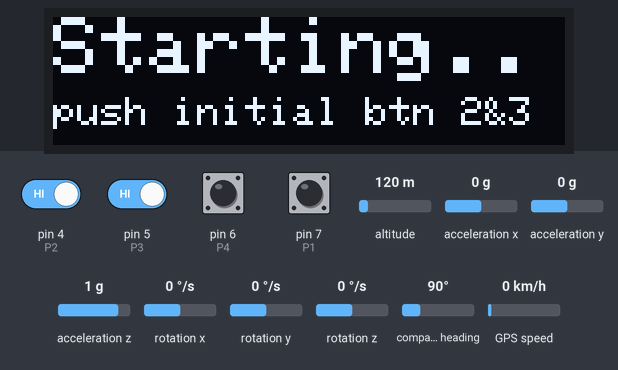
The sketch below on a simulated Arduino Uno, built with avr-gcc and run on an emulated ATmega328P. Shown: 128×32 one-colour display. The inputs (shaded band) are chosen by the test bench; at power-on: pin 4 (P2), pin 5 (P3), pin 6 (P4), pin 7 (P1) HIGH, altitude 120 m, acceleration x 0 g, acceleration y 0 g, acceleration z 1 g, rotation x 0 °/s, rotation y 0 °/s, rotation z 0 °/s, compass heading 90°, GPS speed 0 km/h. The GPS gets a fix after 3 s at 37.7749, -122.4194 with 8 satellites; no radio packets arrive unless stated; what the sketch prints to the serial monitor is not drawn.

Above: at 2.7 s.
2.8 s: pin 4 (P2) driven LOW and pin 5 (P3) driven LOW
At 5.6 s:
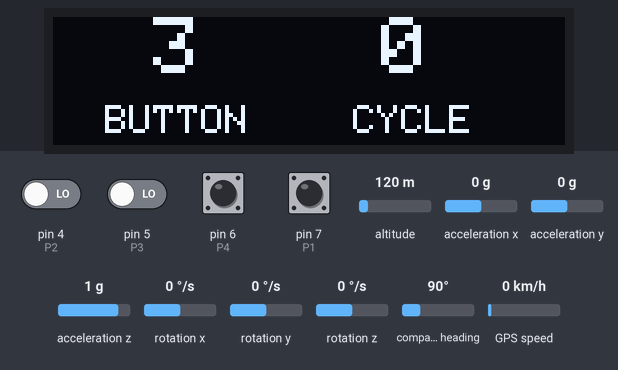
5.8 s: pin 5 (P3) driven HIGH
At 6.8 s:
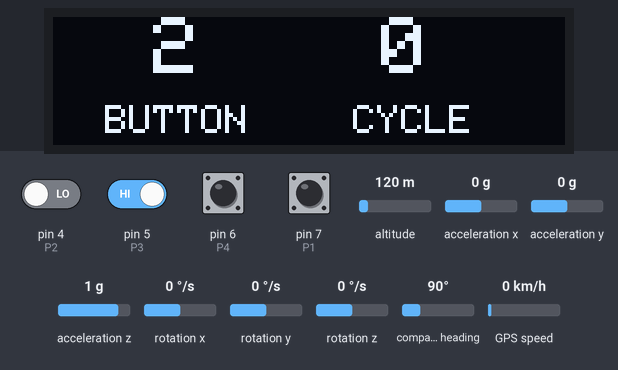
7.5 s: pin 6 (P4) pulled LOW for 1 s
At 8.4 s:
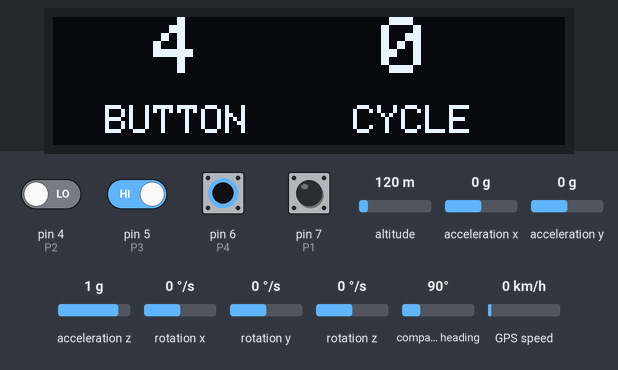
10.5 s: pin 7 (P1) pulled LOW for 0.15 s
At 12.0 s:
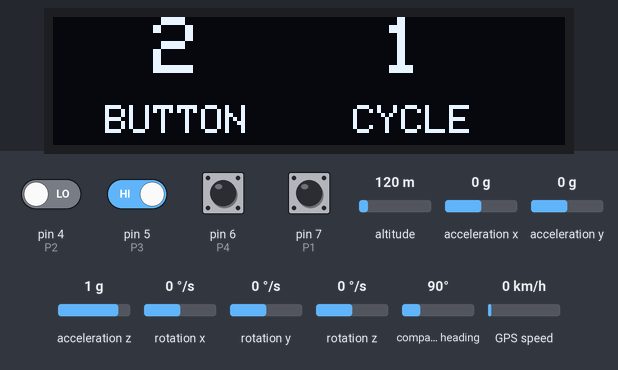
12.3 s: pin 5 (P3) driven LOW
At 13.7 s:
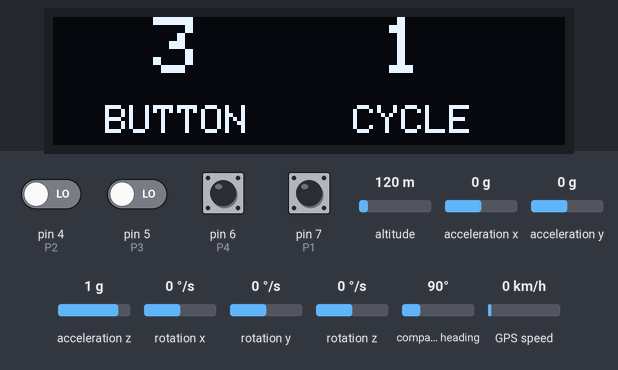
Timing chart, 0 to 15.1 s (numbered marks = the images above; inputs shaded):
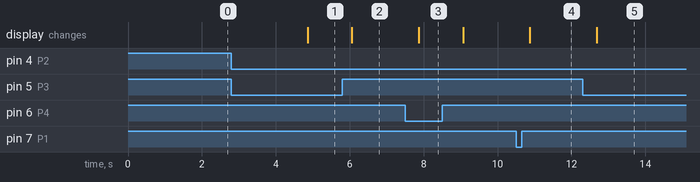

The sketch:

transmitter_.ino
```cpp
#include <SPI.h>              // include libraries
#include <LoRa.h>
#include <Wire.h>
#include <Adafruit_GFX.h>
#include <Adafruit_SSD1306.h>
#define SCREEN_WIDTH 128 // OLED display width, in pixels
#define SCREEN_HEIGHT 32 // OLED display height, in pixels
#define OLED_RESET     -1 // Reset pin # (or -1 if sharing Arduino reset pin)
#define SCREEN_ADDRESS 0x3C ///< See datasheet for Address; 0x3D for 128x64, 0x3C for 128x32
Adafruit_SSD1306 display(SCREEN_WIDTH, SCREEN_HEIGHT, &Wire, OLED_RESET);

const long frequency = 920E6;  // LoRa Frequency

const int csPin = 10;          // LoRa radio chip select
const int resetPin = 9;        // LoRa radio reset
const int irqPin = 2;          // change for your board; must be a hardware interrupt pin

// mems
#include <MPU9250_asukiaaa.h>
MPU9250_asukiaaa mySensor;

//mems

//gps

#include <TinyGPS++.h>
#include <SoftwareSerial.h>

//-------gps<
bool starting = false;
bool gps_mode = false;
int RXPin = 0;
int TXPin = 1;
int GPSBaud = 9600;

String la="";
String lo="";
String sped="";

TinyGPSPlus gps;
SoftwareSerial gpsSerial(RXPin, TXPin);

int id_user = 1;
int id_car= 1;
int btn_empty=0;
int btn_filled= 0;
int btn_loading= 0;
int btn_trash= 0;
double latitude;
double longitude;
int xgyro;
int ygyro;
int speeds= 40;
int temp= 0;
int cycle= 0;

int P1=7;//2
int P2=4;//1
int P3=5;//4
int P4=6;//3
int lock = 0;
int val_button = 0;
//////////////
void setup() {
//  Serial.begin(9600);
 pinMode(P1,INPUT_PULLUP);
  pinMode(P2,INPUT_PULLUP);
  pinMode(P3,INPUT_PULLUP);
  pinMode(P4,INPUT_PULLUP);

  // initialize serial
   Serial.begin(115200);
    gpsSerial.begin(GPSBaud); //gps
  while (!Serial);
  mySensor.beginGyro();
  LoRa.setPins(csPin, resetPin, irqPin);

  if (!LoRa.begin(frequency)) {
    Serial.println("LoRa init failed. Check your connections.");
    while (true);                       // if failed, do nothing
  }
 if(!display.begin(SSD1306_SWITCHCAPVCC, SCREEN_ADDRESS)) {
    Serial.println(F("SSD1306 allocation failed"));
    for(;;); // Don't proceed, loop forever
    }
     LoRa.setSpreadingFactor(12);           // ranges from 6-12,default 7 see API docs
   LoRa.setTxPower(20); //aktif
   LoRa.setSignalBandwidth(200E3); // 200E3 diganti menjadi 125E3
   LoRa.setCodingRate4(5); //dari 5 diganti menjadi 4
  Serial.println("LoRa init succeeded.");
  Serial.println();
  Serial.println("LoRa SIAP");
  Serial.println();

  LoRa.onReceive(onReceive);
  LoRa.onTxDone(onTxDone);
  LoRa_rxMode();

}
void loop() {

  int buttonA = digitalRead(P1);
  int buttonB = digitalRead(P2);
  int buttonC = digitalRead(P3);
  int buttonD = digitalRead(P4);
  if (buttonB == LOW && buttonC == LOW && starting  == false)
  {
      starting  = true;
      delay(2000);
  }


  if(starting  == true){

     main_loop();
  }
 else{
    display.clearDisplay();
    display.setTextSize(2);             // Normal 1:1 pixel scale
    display.setTextColor(SSD1306_WHITE);        // Draw white text
    display.setCursor(0,0);             // Start at top-left corne
    display.println(F("Starting.."));
    display.setTextSize(1);
    display.setCursor(0,20);             // Start at top-left corne
    display.println(F("push initial btn 2&3"));
    display.display();
  }
}

void main_loop(){
  int buttonA = digitalRead(P1);
  int buttonB = digitalRead(P2);
  int buttonC = digitalRead(P3);
  int buttonD = digitalRead(P4);

  if (buttonA == LOW && buttonD == LOW){
    cycle =0;
    starting = 0;
    lock = 0;

    val_button = 0;
    btn_empty = 0;
    btn_filled= 0;
    btn_loading = 0;
    btn_trash = 0;

  }
//
//  else if (buttonA == LOW && buttonC == LOW){
//    Serial.println("geser");
//  }
  else{
    if (buttonA == LOW){
        if( lock ==0){
           cycle =cycle+1;
           lock =1;
        }

      val_button = 1;

      btn_empty = 1;
      btn_filled= 0;
      btn_loading = 1;
      btn_trash = 0;
//     Serial.println("satu");
    }
  //
    if (buttonB == LOW){
      val_button = 2;
      btn_empty = 0;
      btn_filled= 1;
      btn_loading = 0;
      btn_trash = 0;
//      Serial.println("button dua");
    }

//
    if (buttonC == LOW){
       val_button = 3;
        btn_empty = 0;
        btn_filled= 0;
        btn_loading = 1;
        btn_trash = 0;
//       Serial.println("button tiga");
    }
//
//
    if (buttonD == LOW) {
        lock = 0;
        val_button = 4;
        btn_empty = 0;
        btn_filled= 0;
        btn_loading = 0;
        btn_trash = 1;
//
//
//        Serial.println("button empat");
//        Serial.print("jumlah siklus : ");
//        Serial.print(cycle);
    }

  }
  //////////////////////////////////////////////////
  String message;
  message = String(id_user)
      + "," + String(id_car)
      + "," +String(btn_empty)
      + "," +String(btn_filled)
      + "," +String(btn_loading)
      + "," +String(btn_trash)
      + "," +la
      + "," +lo
      + "," +String(xgyro)
      + "," +String(ygyro)
      + "," +sped
      + "," +String(temp)
      + "," +String(cycle);

//data mems
if (mySensor.gyroUpdate() == 0) {
    xgyro = abs(mySensor.gyroX());
    ygyro = abs(mySensor.gyroY());
    //  Serial.println("gyroZ: " + String(gZ));
  }
//  =====================data gps
  while (gpsSerial.available() > 0){
    if (gps.encode(gpsSerial.read())){
      if (gps.location.isValid())
      {
        la = String(gps.location.lat(),6);
        lo = String(gps.location.lng(),6);
        sped = String(gps.speed.kmph(),3);
        Serial.println(message);

        gps_mode = true;
      }
    }
  }

//  =====================send message
 if (runEvery(600) && gps_mode == true) { // repeat every 1000 millis
//    message += millis();

    LoRa_sendMessage(message); // send a message

    display.clearDisplay();
    display.setTextSize(2);             // Normal 1:1 pixel scale
    display.setTextColor(SSD1306_WHITE);        // Draw white text
    display.setCursor(25,0);             // Start at top-left corne
    display.println(String(val_button));

    display.setTextSize(1);             // Normal 1:1 pixel scale
    display.setCursor(13,22);             // Start at top-left corne
    display.println(F("BUTTON"));


    display.setTextSize(2);             // Normal 1:1 pixel scale
    display.setCursor(82,0);             // Start at top-left corne
    display.println(String(cycle));

    display.setTextSize(1);             // Normal 1:1 pixel scale
    display.setCursor(75,22);             // Start at top-left corne
    display.println(F("CYCLE"));

    display.display();

//
  }
}

void LoRa_rxMode(){
  LoRa.enableInvertIQ();                // active invert I and Q signals
  LoRa.receive();                       // set receive mode
}

void LoRa_txMode(){
  LoRa.idle();                          // set standby mode
  LoRa.disableInvertIQ();               // normal mode
}

void LoRa_sendMessage(String message) {
  LoRa_txMode();                        // set tx mode
  LoRa.beginPacket();                   // start packet
  LoRa.print(message);                  // add payload
  LoRa.endPacket(true);                 // finish packet and send it
}

void onReceive(int packetSize) {
  String message = "";

  while (LoRa.available()) {
    message += (char)LoRa.read();
  }

  Serial.print("Node Receive: ");
  Serial.println(message);
}

void onTxDone() {
  Serial.println("TxDone");
  LoRa_rxMode();
}

boolean runEvery(unsigned long interval)
{
  static unsigned long previousMillis = 0;
  unsigned long currentMillis = millis();
  if (currentMillis - previousMillis >= interval)
  {
    previousMillis = currentMillis;
    return true;
  }
  return false;
}
```

Measured:
- after the input at 2.8 s, the display: changes after 2.1 s (image 1)
- after the input at 5.8 s, the display: changes after 0.26 s (image 2)
- after the input at 7.5 s, the display: changes after 0.37 s (image 3)
- after the input at 10.5 s, the display: changes after 0.37 s (image 4)
- after the input at 12.3 s, the display: changes after 0.38 s (image 5)
